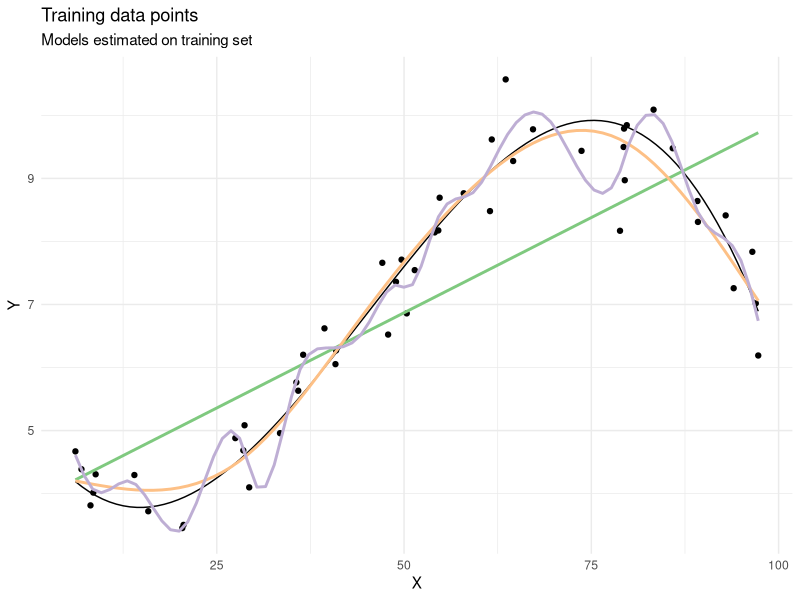
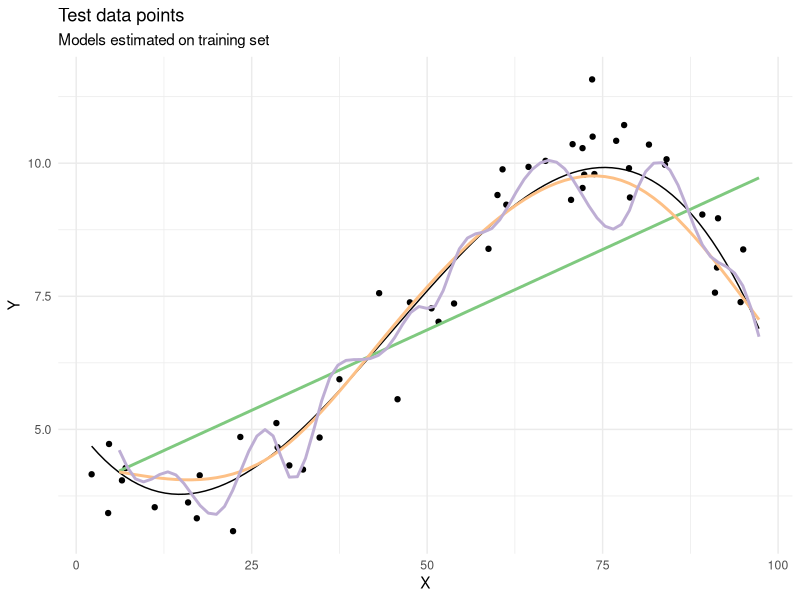
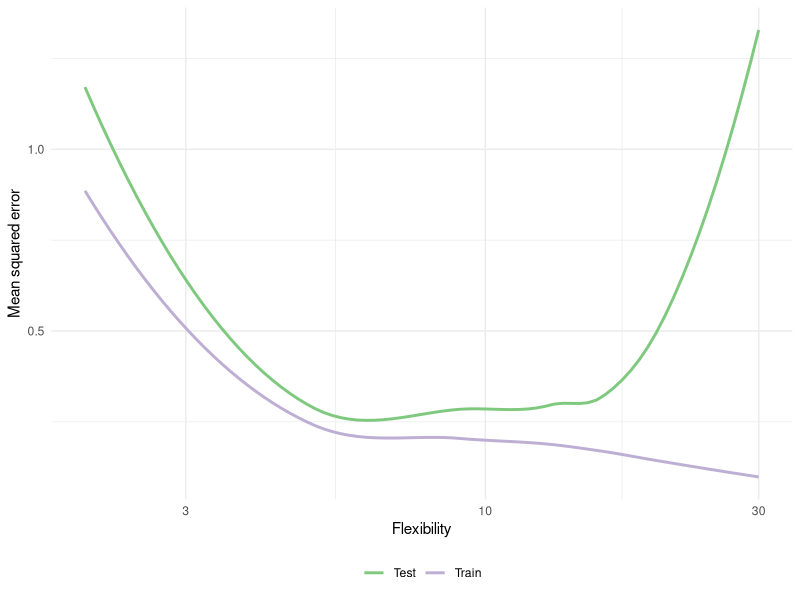
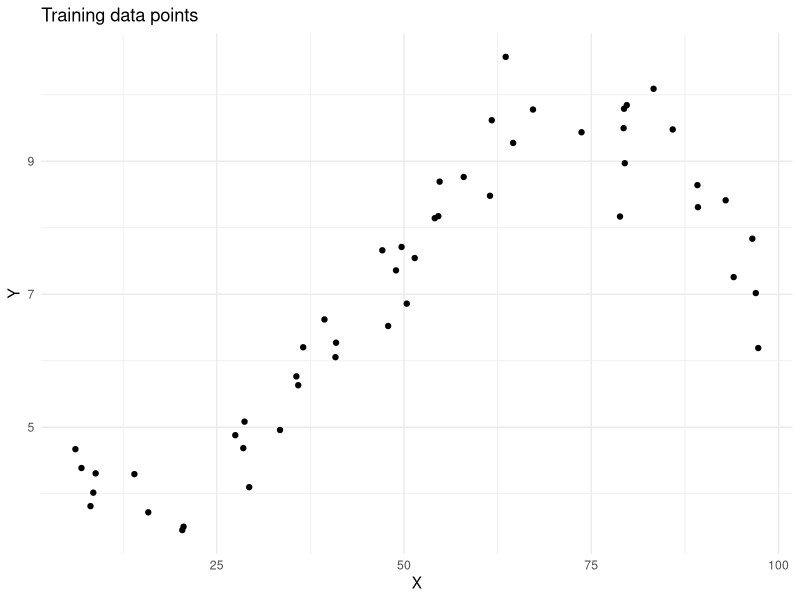
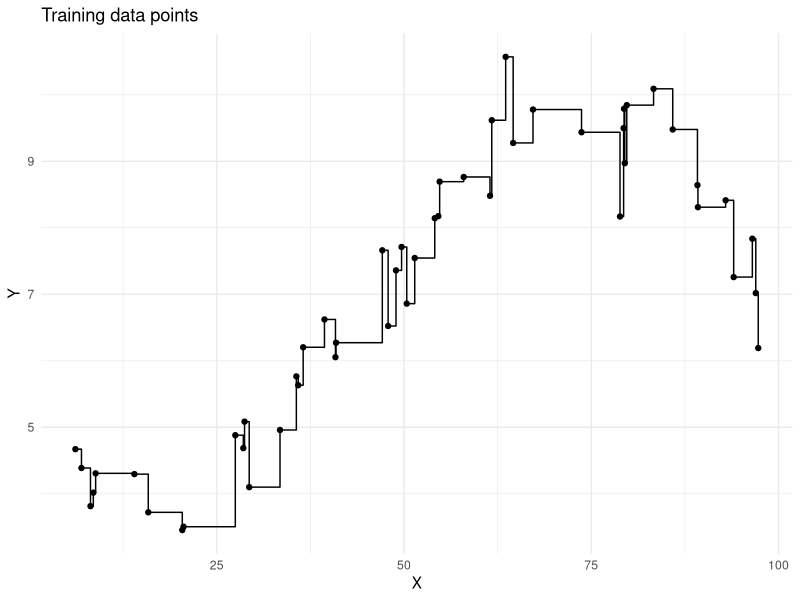
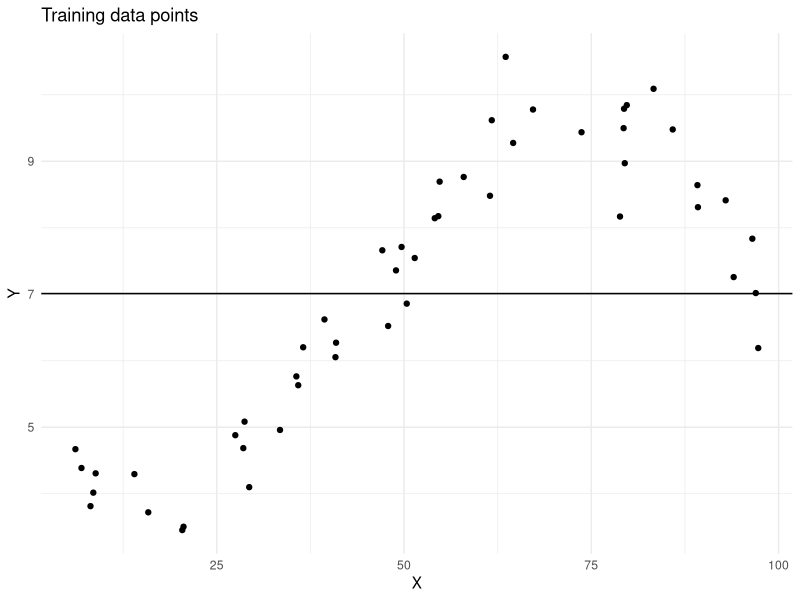
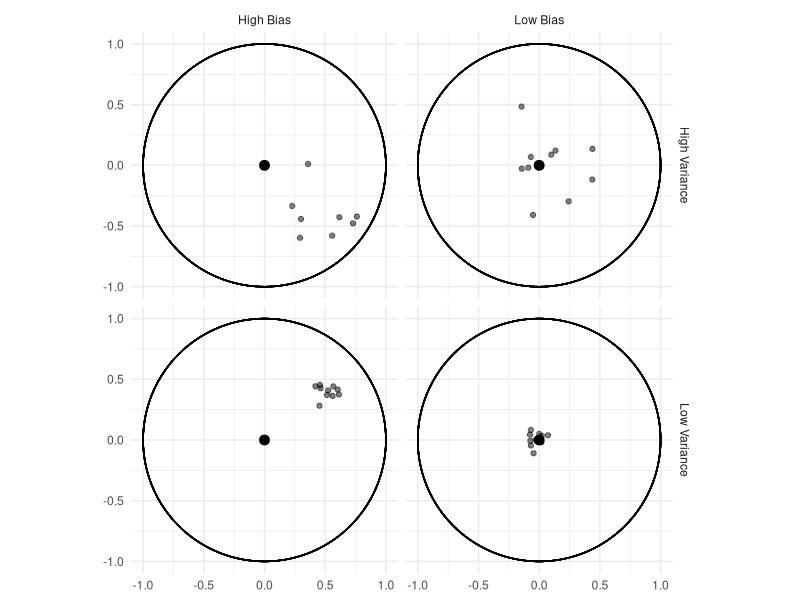
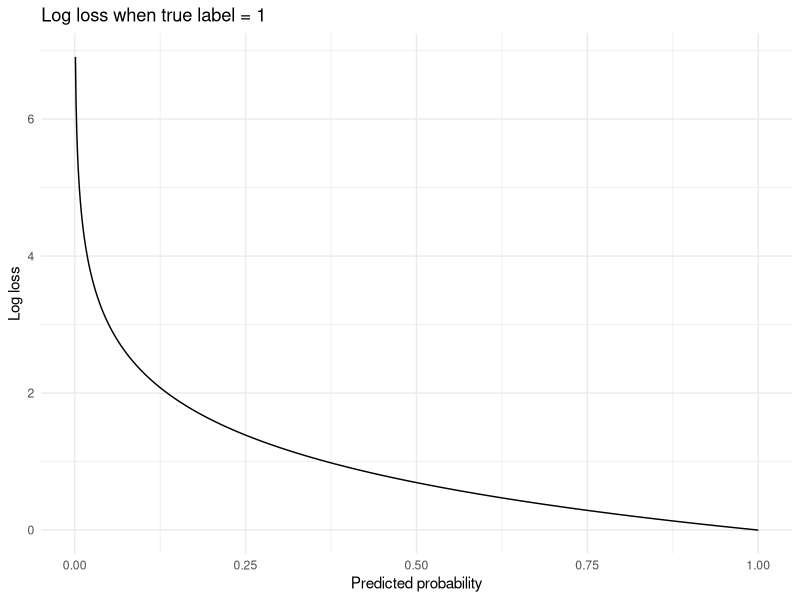

These charts were generated, in order, by the following R code:
## ---- chunk 1
# set default chunk options
knitr::opts_chunk$set(cache = TRUE)
## ---- chunk 2
library(tidyverse)
library(broom)
library(here)
theme_set(theme_minimal())
## ---- chunk 3
# simulate data from ISL figure 2.9
sim_mse <- tibble(
  x = runif(n = 50, min = 0, max = 100),
  y = 5.055901 - 0.1848551*x + 0.00748706*x^2 - 0.00005543478*x^3 + rnorm(50, sd = 0.6)
)

# model fit
ggplot(sim_mse, aes(x, y)) +
  geom_point() +
  stat_function(fun = function(x) 5.055901 - 0.1848551*x + 0.00748706*x^2 - 0.00005543478*x^3) +
  geom_smooth(aes(color = "lm"), method = lm, se = FALSE) +
  geom_smooth(aes(color = "spline-low"), method = lm,
              formula = y ~ splines::ns(x, 5), se = FALSE) +
  geom_smooth(aes(color = "spline-high"), method = lm,
              formula = y ~ splines::ns(x, 20), se = FALSE) +
  scale_color_brewer(type = "qual") +
  labs(title = "Training data points",
       subtitle = "Models estimated on training set",
       x = expression(X),
       y = expression(Y)) +
  theme(legend.position = "none")
## ---- chunk 4
sim_mse_test <- tibble(
  x = runif(n = 50, min = 0, max = 100),
  y = 5.055901 - 0.1848551 * x + 0.00748706 * x^2 - 0.00005543478 * x^3 + rnorm(50, sd = 0.6)
)

# model fit
ggplot(sim_mse, aes(x, y)) +
  geom_point(data = sim_mse_test) +
  stat_function(fun = function(x) 5.055901 - 0.1848551*x + 0.00748706*x^2 - 0.00005543478*x^3) +
  geom_smooth(aes(color = "lm"), method = lm, se = FALSE) +
  geom_smooth(aes(color = "spline-low"), method = lm,
              formula = y ~ splines::ns(x, 5), se = FALSE) +
  geom_smooth(aes(color = "spline-high"), method = lm,
              formula = y ~ splines::ns(x, 20), se = FALSE) +
  scale_color_brewer(type = "qual") +
  labs(title = "Test data points",
       subtitle = "Models estimated on training set",
       x = expression(X),
       y = expression(Y)) +
  theme(legend.position = "none")
## ---- chunk 5
sim_mse_test <- tibble(
  x = runif(n = 1e04, min = 0, max = 100),
  y = 5.055901 - 0.1848551*x + 0.00748706*x^2 - 0.00005543478*x^3 + rnorm(1e04, sd = 0.5)
)

# train vs. test MSE
train_test_mse <- tibble(df = 2:30) %>%
  mutate(model = map(df, ~ lm(y ~ splines::ns(x, .x), data = sim_mse)),
         pred = map(model, augment),
         mse_train = map_dbl(pred, ~ mean(.$.resid^2)),
         pred_test = map(model, augment, newdata = sim_mse_test),
         mse_test = map_dbl(pred_test, ~ mean((.$y - .$.fitted)^2))) %>%
  gather(mse, value, mse_train, mse_test) %>%
  mutate(mse = str_remove(mse, "mse_"),
         mse = str_to_title(mse))

train_test_mse %>%
  ggplot(aes(df, value, color = mse)) +
  geom_smooth(se = FALSE) +
  scale_color_brewer(type = "qual") +
  scale_x_log10() +
  labs(x = "Flexibility",
       y = "Mean squared error",
       color = NULL) +
  theme(legend.position = "bottom")
## ---- chunk 6
ggplot(sim_mse, aes(x, y)) +
  geom_point() +
  labs(title = "Training data points",
       x = expression(X),
       y = expression(Y))
## ---- chunk 7
# estimate KNN model, k = 1
sim_knn1 <- FNN::knn.reg(sim_mse,
                         y = sim_mse$y,
                         test = sim_mse,
                         k = 1)

sim_mse %>%
  mutate(pred = sim_knn1$pred) %>%
  ggplot(aes(x, y)) +
  geom_point() +
  geom_step(aes(y = pred)) +
  labs(title = "Training data points",
       x = expression(X),
       y = expression(Y))
## ---- chunk 8
ggplot(sim_mse, aes(x, y)) +
  geom_point() +
  geom_hline(yintercept = mean(sim_mse$y)) +
  labs(title = "Training data points",
       x = expression(X),
       y = expression(Y))
## ---- chunk 9
# set number of throws
numDarts <- 10

# throw numDarts number of darts and get the coordinates where they hit
throwDarts <- function(numDarts, reliable = TRUE, valid = TRUE) {
  if (reliable & valid) {
    xvals <- rnorm(numDarts, mean = 0, sd = .05)
    yvals <- rnorm(numDarts, mean = 0, sd = .05)
  } else if (reliable == TRUE & valid == FALSE) {
    xvals <- rnorm(numDarts, mean = .5, sd = .05)
    yvals <- rnorm(numDarts, mean = .4, sd = .05)
  } else if (reliable == FALSE & valid == TRUE) {
    xvals <- rnorm(numDarts, mean = 0, sd = .3)
    yvals <- rnorm(numDarts, mean = 0, sd = .3)
  } else if (reliable == FALSE & valid == FALSE) {
    xvals <- rnorm(numDarts, mean = .5, sd = .3)
    yvals <- rnorm(numDarts, mean = -.4, sd = .3)
  }
  
  tibble(
    x = xvals,
    y = yvals,
    reliable = reliable,
    valid = valid
  )
}

# get data for each situation
throws <- bind_rows(
  throwDarts(numDarts, reliable = TRUE, valid = TRUE),
  throwDarts(numDarts, reliable = TRUE, valid = FALSE),
  throwDarts(numDarts, reliable = FALSE, valid = TRUE),
  throwDarts(numDarts, reliable = FALSE, valid = FALSE)
) %>%
  mutate(
    reliable = ifelse(reliable, "Low Variance", "High Variance"),
    valid = ifelse(valid, "Low Bias", "High Bias")
  )

# plot the dart board, facet by each type
ggplot(data = throws, aes(x, y)) +
  facet_grid(reliable ~ valid) +
  ggforce::geom_circle(aes(x = NULL, y = NULL, x0 = 0, y0 = 0, r = 1)) +
  geom_point(alpha = 0.5) +
  xlim(-1, 1) +
  ylim(-1, 1) +
  coord_fixed() +
  labs(title = NULL,
       x = NULL,
       y = NULL) +
  annotate("point", x = 0, y = 0, size = 3)
## ---- chunk 10
tibble(
  prob = seq(0.001, 1, by = 0.001),
  log_loss = -log(prob)
) %>%
  ggplot(aes(prob, log_loss)) +
  geom_line() +
  labs(title = "Log loss when true label = 1",
       x = "Predicted probability",
       y = "Log loss")
## ---- chunk 11
